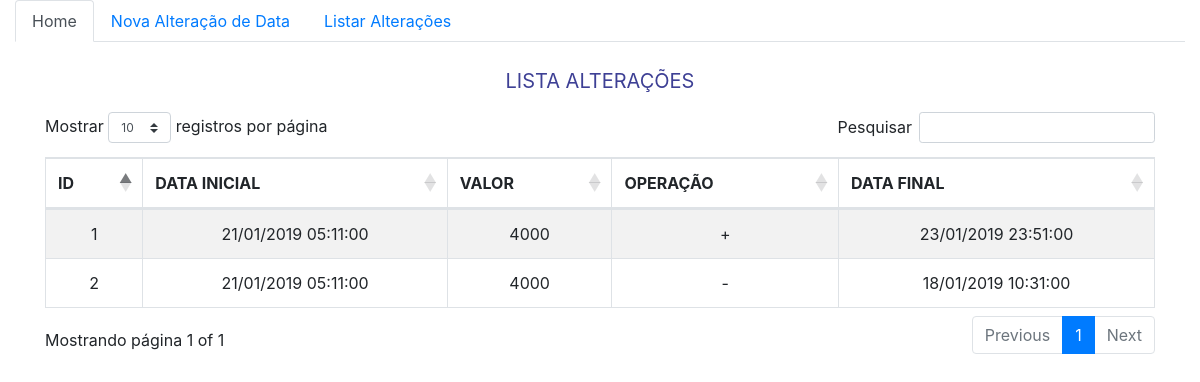
The app's page /index.php/listalt with its own data.
### tables this page shows
CREATE TABLE `datas_alteradas` (
  `id` int(11) NOT NULL,
  `dt_inicial` datetime NOT NULL,
  `alteracao` int(11) NOT NULL,
  `operacao` char(1) NOT NULL,
  `dt_final` datetime NOT NULL
);

### application/controllers/Listalt.php (called while the page is built, shortened)
<?php
class Listalt extends CI_Controller {
function __construct() {
    $this->load->model('altdata_m', '', TRUE);
}
public function index()
{
    $data['page_title']  = "LISTA ALTERAÇÕES";
    $data['alteradas'] = $this->altdata_m->get();
    $this->load->view('listalt',$data);
}
}

### index.php (called while the page is built, shortened)
<?php
require_once BASEPATH.'core/CodeIgniter.php';

### application/models/Altdata_m.php (called while the page is built, shortened)
<?php
class Altdata_m extends CI_Model{
    public function get()
    {
        $query = $this->db->get('datas_alteradas');
        return $query;
    }
}

### application/views/listalt.php (the view, shortened to what this page needs)
<?php
$this->load->view('header');
?>
<br>
<div class="container">
    <p class="page-header text-center" style="font-face:Ubuntu; color:#3e4095; font-size:20px;"><?php echo $page_title;?></p>
    <table id="example" class="table table-striped table-bordered" style="width:100%">
        <thead>
         <tr >
            <th>ID</th>
            <th>DATA INICIAL</th>
            <th>VALOR</th>
            <th>OPERAÇÃO</th>
            <th>DATA FINAL</th>
         </tr>
        </thead>
        <tbody>
            <?php foreach($alteradas->result() as $row) { ?>
            <tr>
            <td align='center'><?php echo $row->id; ?></td>
            <td align='center'><?php echo date('d/m/Y H:i:s', strtotime($row->dt_inicial)); ?></td>
            <td align='center'><?php echo $row->alteracao; ?></td>
            <td align='center'><?php echo $row->operacao; ?></td>
            <td align='center'><?php echo date('d/m/Y H:i:s', strtotime($row->dt_final)); ?></td>
            </tr>
            <?php } ?>
         </tbody>
    </table>
    </div>
<?php
$this->load->view('foother');
?>

### application/views/header.php (shortened to what this page needs)
<!DOCTYPE html>
<html lang="en">
  <head>
    <link href="<?php echo base_url();?>css/bootstrap.min.css" rel="stylesheet">
    <link href="https://cdnjs.cloudflare.com/ajax/libs/twitter-bootstrap/4.1.1/css/bootstrap.css" rel="stylesheet">
    <link href="https://cdn.datatables.net/1.10.19/css/dataTables.bootstrap4.min.css" rel="stylesheet">
    <link href="<?php echo base_url();?>css/style.css" rel="stylesheet">
  </head>
  <body>
<div class="container-fluid">
    <div class="row">
        <div class="col-md-12">
            <ul class="nav nav-tabs">
                <li class="nav-item">
                    <a class="nav-link active" href="<?php echo base_url();?>">Home</a>
                </li>
                <li class="nav-item">
                    <a class="nav-link" href="<?php echo base_url();?>index.php/altdata">Nova Alteração de Data </a>
                </li>
                <li class="nav-item">
                    <a class="nav-link" href="<?php echo base_url();?>index.php/listalt">Listar Alterações </a>
                </li>
            </ul>
        </div>
    </div>

### application/views/foother.php (shortened to what this page needs)
</div>
</body>
</html>

### records on screen
datas_alteradas: id "1", dt_inicial "21/01/2019 05:11:00", alteracao "4000", operacao "+", dt_final "23/01/2019 23:51:00"
datas_alteradas: id "2", dt_inicial "21/01/2019 05:11:00", alteracao "4000", operacao "-", dt_final "18/01/2019 10:31:00"

### other values on screen
$page_title "LISTA ALTERAÇÕES"
